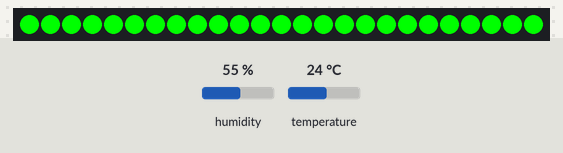
Simulated run of this program. Board: ESP32 board running MicroPython. Parts: 25 RGB LEDs in strip order, left to right. The inputs (shaded band) are chosen by the test bench; at power-on: temperature 24 °C, humidity 55 %. What the program prints to the serial console is not drawn.

Above: at 1.2 s.
1.3 s: temperature set to 21 °C
4.0 s: temperature set to 18 °C
At 4.5 s:
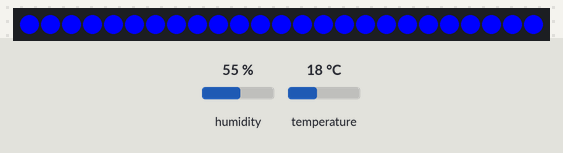
6.7 s: temperature set to 28 °C
At 9.3 s:
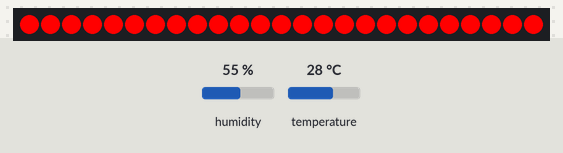
9.6 s: temperature set to 24 °C
At 10.6 s:
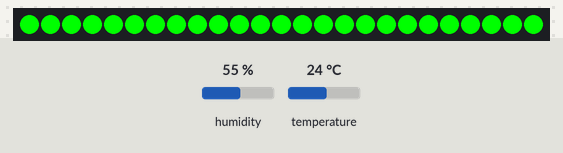
12.3 s: temperature set to 12 °C
At 15.4 s:
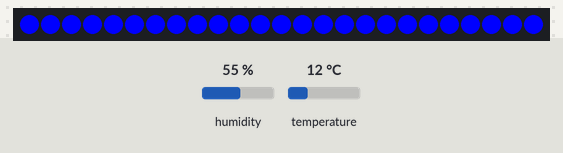
Timing chart, 0 to 16.6 s (numbered marks = the images above; inputs shaded):
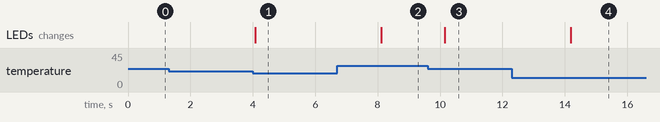

The program:

ch07_temp_led.py
```python
# 파일명: ch07_temp_led.py
# 온도에 따라 LED 색상 변경

from machine import Pin
import dht
import neopixel
import time

sensor = dht.DHT11(Pin(32))
np = neopixel.NeoPixel(Pin(23), 25)

def fill(color):
    """전체 LED를 같은 색으로"""
    for i in range(25):
        np[i] = color
    np.write()

print("온도 표시 LED")
print("낮음: 파랑 | 보통: 초록 | 높음: 빨강")
print()

while True:
    try:
        sensor.measure()
        temp = sensor.temperature()
        humid = sensor.humidity()

        # 온도에 따라 색상 선택
        if temp < 20:
            color = (0, 0, 255)  # 파랑 (추움)
            status = "낮음"
        elif temp < 26:
            color = (0, 255, 0)  # 초록 (적당)
            status = "보통"
        else:
            color = (255, 0, 0)  # 빨강 (더움)
            status = "높음"

        # LED 업데이트
        fill(color)

        print(f"온도: {temp}°C ({status}) | 습도: {humid}%")

        time.sleep(2)

    except OSError as e:
        print("오류:", e)
        time.sleep(2)
```

Measured:
- the behaviour switches between 20 and 19 °C on temperature (found by bisection; images 0 and 1)
- the behaviour switches between 26 and 25 °C on temperature (found by bisection; images 2 and 3)
- after the input at 1.3 s, every drawn part: stays the same
- after the input at 4.0 s, the LEDs: change after 0.07 s (image 1)
- after the input at 6.7 s, the LEDs: change after 1.4 s (image 2)
- after the input at 9.6 s, the LEDs: change after 0.55 s (image 3)
- after the input at 12.3 s, the LEDs: change after 1.9 s (image 4)
